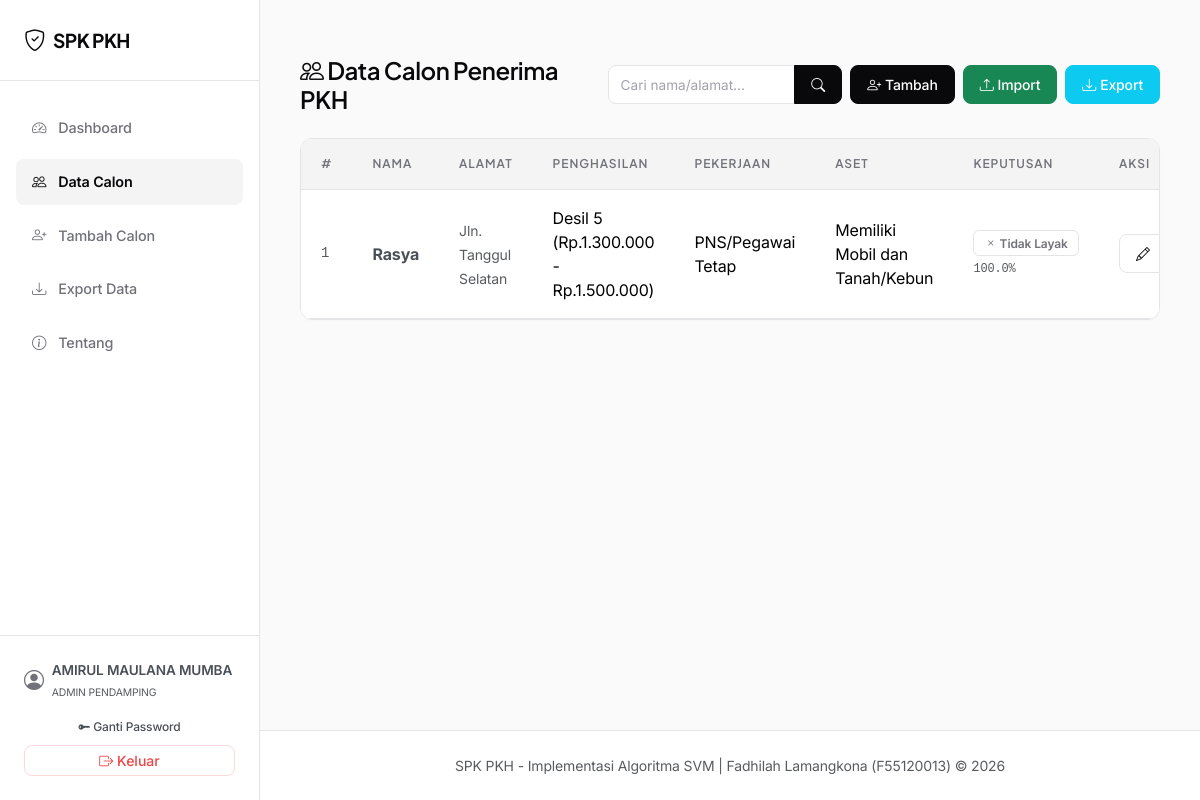
The app's page /calon (signed in) with its own data.
### models_db.py (models this page shows, shortened)
class User(db.Model):
    __tablename__ = 'users'
    id = db.Column(db.Integer, primary_key=True)
    username = db.Column(db.String(50), unique=True, nullable=False)
    password_hash = db.Column(db.String(255), nullable=False)
    nama_lengkap = db.Column(db.String(100), nullable=False)
    role = db.Column(db.String(20), nullable=False, default='admin')  # 'superadmin' atau 'admin'
    created_at = db.Column(db.DateTime, default=lambda: datetime.now(timezone.utc))

class CalonPenerima(db.Model):
    __tablename__ = 'calon_penerima'
    id = db.Column(db.Integer, primary_key=True)
    nama = db.Column(db.String(100), nullable=False)
    alamat = db.Column(db.Text, nullable=False)
    penghasilan = db.Column(db.String(100), nullable=False)  # Kategori Desil (teks)
    pekerjaan = db.Column(db.String(100), nullable=False)    # Pekerjaan (teks)
    kepemilikan_aset = db.Column(db.String(100), nullable=False) # Aset (teks)
    ibu_hamil = db.Column(db.Boolean, default=False)
    anak_usia_dini = db.Column(db.Boolean, default=False)
    anak_sekolah = db.Column(db.Boolean, default=False)
    disabilitas = db.Column(db.Boolean, default=False)
    lansia = db.Column(db.Boolean, default=False)
    created_at = db.Column(db.DateTime, default=lambda: datetime.now(timezone.utc))
    skor_penghasilan = db.Column(db.Integer, nullable=False)
    skor_pekerjaan = db.Column(db.Integer, nullable=False)
    skor_kepemilikan_aset = db.Column(db.Integer, nullable=False)
    skor_ibu_hamil = db.Column(db.Integer, nullable=False, default=0)
    skor_anak_usia_dini = db.Column(db.Integer, nullable=False, default=0)
    skor_anak_sekolah = db.Column(db.Integer, nullable=False, default=0)
    skor_disabilitas = db.Column(db.Integer, nullable=False, default=0)
    skor_lansia = db.Column(db.Integer, nullable=False, default=0)
    hasil = db.relationship('HasilKeputusan', backref='calon', uselist=False, lazy=True)

class HasilKeputusan(db.Model):
    __tablename__ = 'hasil_keputusan'
    id = db.Column(db.Integer, primary_key=True)
    id_calon = db.Column(db.Integer, db.ForeignKey('calon_penerima.id'), nullable=False)
    hasil_prediksi = db.Column(db.Boolean, nullable=False)  # True=Layak, False=Tidak
    label_prediksi = db.Column(db.String(20), nullable=False)  # "Layak" / "Tidak Layak"
    probabilitas = db.Column(db.Float, nullable=True)       # confidence score
    tanggal_prediksi = db.Column(db.DateTime, default=lambda: datetime.now(timezone.utc))
    oleh = db.Column(db.String(50), default='Sistem')

### routes/calon.py (the view)
@calon_bp.route('/calon')
@login_required
def daftar_calon():
    page = request.args.get('page', 1, type=int)
    q = request.args.get('q', '', type=str)
    query = CalonPenerima.query
    if q:
        query = query.filter(
            (CalonPenerima.nama.like(f"%{q}%"))
            | (CalonPenerima.alamat.like(f"%{q}%"))
        )
    pagination = query.order_by(
        CalonPenerima.created_at.desc()
    ).paginate(page=page, per_page=10, error_out=False)
    calon_list = pagination.items
    hasil_map = {}
    for h in HasilKeputusan.query.all():
        hasil_map[h.id_calon] = h
    return render_template('calon.html',
                           calon_list=calon_list,
                           hasil_map=hasil_map,
                           pagination=pagination,
                           q=q)

### core/auth.py (called while the page is built)
def login_required(f):
    @wraps(f)
    def decorated_function(*args, **kwargs):
        if 'user_id' not in session:
            flash('Silakan login terlebih dahulu untuk mengakses sistem.', 'warning')
            return redirect(url_for('auth.login'))
        return f(*args, **kwargs)
    return decorated_function

def inject_user():
    if 'user_id' in session:
        user = User.query.get(session['user_id'])
        return dict(current_user=user)
    return dict(current_user=None)

def generate_csrf_token():
    if '_csrf_token' not in session:
        session['_csrf_token'] = secrets.token_hex(32)
    return session['_csrf_token']

def inject_csrf():
    return dict(csrf_token=generate_csrf_token())

### templates/calon.html (shortened to what this page needs)
{% extends 'base.html' %}
{% block content %}
<div class="stagger-container">
    <div class="d-flex flex-column flex-md-row justify-content-between align-items-md-center gap-3 mb-4">
        <h4 class="mb-0"><i class="bi bi-people"></i> Data Calon Penerima PKH</h4>
        <div class="d-flex gap-2">
            <form method="GET" action="{{ url_for('calon.daftar_calon') }}" class="d-flex gap-1" style="max-width: 320px;">
                <div class="input-group">
                    <input type="text" name="q" class="form-control" placeholder="Cari nama/alamat..." value="{{ q or '' }}" style="font-size: 0.85rem; padding: 0.35rem 0.75rem;">
                    <button class="btn btn-primary btn-sm px-3" type="submit">
                        <i class="bi bi-search"></i>
                    </button>
                </div>
            </form>
            <a href="{{ url_for('calon.tambah_calon') }}" class="btn btn-primary btn-sm d-flex align-items-center gap-1">
                <i class="bi bi-person-plus"></i> Tambah
            </a>
            <a href="{{ url_for('calon.import_calon') }}" class="btn btn-success btn-sm d-flex align-items-center gap-1">
                <i class="bi bi-upload"></i> Import
            </a>
            <a href="{{ url_for('calon.export_calon') }}" class="btn btn-info btn-sm d-flex align-items-center gap-1 text-white">
                <i class="bi bi-download"></i> Export
            </a>
        </div>
    </div>
    {% if calon_list %}
    <div class="card">
        <div class="card-body p-0">
            <div class="table-responsive border-0 rounded-0">
                <table class="table table-hover mb-0">
                    <thead>
                        <tr>
                            <th>#</th>
                            <th>Nama</th>
                            <th>Alamat</th>
                            <th>Penghasilan</th>
                            <th>Pekerjaan</th>
                            <th>Aset</th>
                            <th>Keputusan</th>
                            <th>Aksi</th>
                        </tr>
                    </thead>
                    <tbody>
                        {% for c in calon_list %}
                        <tr>
                            <td class="font-monospace text-muted small">{{ c.id }}</td>
                            <td><strong class="text-dark-emphasis">{{ c.nama }}</strong></td>
                            <td><span class="text-muted small">{{ c.alamat[:35] }}{% if c.alamat|length > 35 %}...{% endif %}</span></td>
                            <td>{{ c.penghasilan }}</td>
                            <td>{{ c.pekerjaan }}</td>
                            <td>{{ c.kepemilikan_aset }}</td>
                            <td>
                                {% if c.id in hasil_map %}
                                    {% if hasil_map[c.id].hasil_prediksi %}
                                    <span class="badge badge-layak mb-1"><i class="bi bi-check"></i> Layak</span>
                                    <div class="font-monospace text-muted" style="font-size: 0.75rem;">{{ "%.1f"|format(hasil_map[c.id].probabilitas * 100) }}%</div>
                                    {% else %}
                                    <span class="badge badge-tidak-layak mb-1"><i class="bi bi-x"></i> Tidak Layak</span>
                                    <div class="font-monospace text-muted" style="font-size: 0.75rem;">{{ "%.1f"|format(hasil_map[c.id].probabilitas * 100) }}%</div>
                                    {% endif %}
                                {% else %}
                                    <span class="badge border border-secondary text-secondary">Belum diprediksi</span>
                                {% endif %}
                            </td>
                            <td>
                                <div class="btn-group btn-group-sm">
                                    <a href="{{ url_for('calon.edit_calon', id=c.id) }}" class="btn btn-outline-primary"
                                       title="Edit Data">
                                        <i class="bi bi-pencil"></i>
                                    </a>
                                </div>
                            </td>
                        </tr>
                        {% endfor %}
                    </tbody>
                </table>
            </div>
        </div>
    </div>
    {% endif %}
</div>
{% endblock %}

### templates/base.html (shortened to what this page needs)
<!DOCTYPE html>
<html lang="id" data-bs-theme="light">
<head>
    <link href="https://cdn.jsdelivr.net/npm/bootstrap@5.3.3/dist/css/bootstrap.min.css" rel="stylesheet">
    <link rel="stylesheet" href="https://cdn.jsdelivr.net/npm/bootstrap-icons@1.11.3/font/bootstrap-icons.min.css">
    <link rel="stylesheet" href="{{ url_for('static', filename='css/style.css') }}">
</head>
<body>
    {% if current_user %}
    <div class="app-container">
        <aside class="sidebar-panel" id="sidebarPanel">
            <div class="sidebar-header">
                <a class="sidebar-brand" href="{{ url_for('dashboard.index') }}">
                    <i class="bi bi-shield-check"></i> SPK PKH
                </a>
            </div>
            <ul class="sidebar-menu">
                <li>
                    <a class="sidebar-link {% if request.endpoint == 'dashboard.index' %}active{% endif %}" href="{{ url_for('dashboard.index') }}">
                        <i class="bi bi-speedometer2"></i> Dashboard
                    </a>
                </li>
                <li>
                    <a class="sidebar-link {% if request.endpoint in ('calon.daftar_calon', 'calon.edit_calon', 'calon.prediksi_ulang', 'calon.export_calon') %}active{% endif %}" href="{{ url_for('calon.daftar_calon') }}">
                        <i class="bi bi-people"></i> Data Calon
                    </a>
                </li>
                <li>
                    <a class="sidebar-link {% if request.endpoint in ('calon.tambah_calon', 'calon.import_calon') %}active{% endif %}" href="{{ url_for('calon.tambah_calon') }}">
                        <i class="bi bi-person-plus"></i> Tambah Calon
                    </a>
                </li>
                <li>
                    <a class="sidebar-link {% if request.endpoint == 'calon.export_calon' %}active{% endif %}" href="{{ url_for('calon.export_calon') }}">
                        <i class="bi bi-download"></i> Export Data
                    </a>
                </li>
                <li>
                    <a class="sidebar-link {% if request.endpoint == 'about.index' %}active{% endif %}" href="{{ url_for('about.index') }}">
                        <i class="bi bi-info-circle"></i> Tentang
                    </a>
                </li>
            </ul>
            <div class="sidebar-footer">
                <div class="sidebar-user">
                    <i class="bi bi-person-circle fs-5"></i>
                    <div>
                        <div class="fw-semibold text-dark-emphasis">{{ current_user.nama_lengkap }}</div>
                        <small class="text-muted text-uppercase" style="font-size: 0.65rem;">
                            {{ 'Superadmin' if current_user.role == 'superadmin' else 'Admin Pendamping' }}
                        </small>
                    </div>
                </div>
                <div class="d-flex flex-column gap-1 w-100">
                    <a href="{{ url_for('auth.change_password') }}" class="btn btn-outline-secondary w-100 btn-sm py-1 border-light border-opacity-10 text-dark-emphasis" style="font-size: 0.75rem;">
                        <i class="bi bi-key-fill"></i> Ganti Password
                    </a>
                    <form method="POST" action="{{ url_for('auth.logout') }}" class="w-100">
                        <button type="submit" class="btn btn-outline-danger w-100 btn-sm py-1">
                            <i class="bi bi-box-arrow-right"></i> Keluar
                        </button>
                    </form>
                </div>
            </div>
        </aside>
        <div class="content-wrapper">
            <main class="main-content">
                {% block content %}{% endblock %}
            </main>
            <footer class="footer">
                <div class="container-fluid text-center text-muted small">
                    SPK PKH - Implementasi Algoritma SVM |
                    Fadhilah Lamangkona (F55120013) &copy; 2026
                </div>
            </footer>
        </div>
    </div>
    {% endif %}
</body>
</html>

### records on screen
User: nama_lengkap "AMIRUL MAULANA MUMBA", role "ADMIN PENDAMPING"
CalonPenerima: id "1", nama "Rasya", alamat "Jln. Tanggul Selatan", penghasilan "Desil 5 (Rp.1.300.000 - Rp.1.500.000)", pekerjaan "PNS/Pegawai Tetap", kepemilikan_aset "Memiliki Mobil dan Tanah/Kebun"
HasilKeputusan: hasil_map[c.id].probabilitas*100 "100.0"
